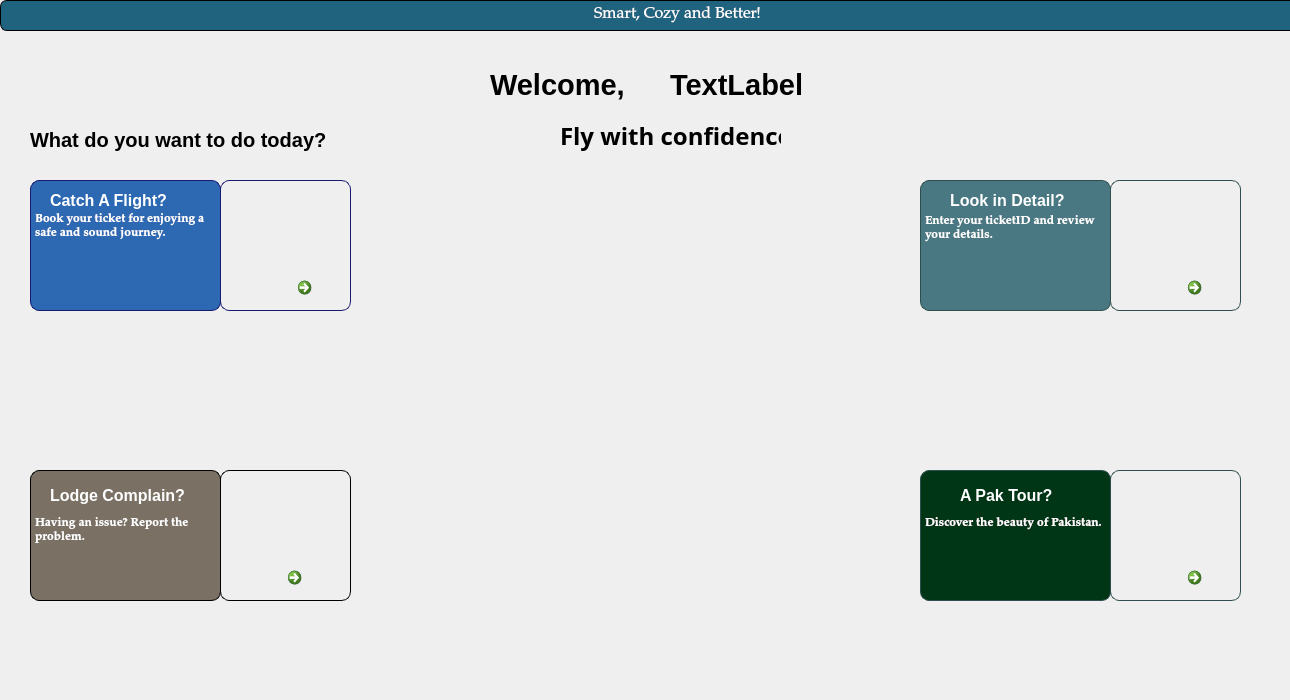
<?xml version="1.0" encoding="UTF-8"?>
<ui version="4.0">
 <class>NewWindow2</class>
 <widget class="QMainWindow" name="NewWindow2">
  <property name="geometry">
   <rect>
    <x>0</x>
    <y>0</y>
    <width>1290</width>
    <height>700</height>
   </rect>
  </property>
  <property name="font">
   <font>
    <family>Segoe UI Historic</family>
   </font>
  </property>
  <property name="windowTitle">
   <string>USER PORTAL</string>
  </property>
  <property name="windowIcon">
   <iconset>
    <normaloff>../../../SAAD COMMUNICATION/Downloads/chrome_hqmSI9koUf (2).png</normaloff>../../../SAAD COMMUNICATION/Downloads/chrome_hqmSI9koUf (2).png</iconset>
  </property>
  <widget class="QWidget" name="centralwidget">
   <widget class="QLabel" name="label_2">
    <property name="geometry">
     <rect>
      <x>670</x>
      <y>60</y>
      <width>191</width>
      <height>50</height>
     </rect>
    </property>
    <property name="font">
     <font>
      <family>Leelawadee UI</family>
      <pointsize>20</pointsize>
      <bold>true</bold>
      <underline>false</underline>
     </font>
    </property>
    <property name="mouseTracking">
     <bool>true</bool>
    </property>
    <property name="styleSheet">
     <string notr="true">color: black
</string>
    </property>
    <property name="text">
     <string>&lt;html&gt;&lt;head/&gt;&lt;body&gt;&lt;p&gt;&lt;span style=&quot; font-size:22pt; font-weight:700;&quot;&gt;TextLabel&lt;/span&gt;&lt;/p&gt;&lt;/body&gt;&lt;/html&gt;</string>
    </property>
   </widget>
   <widget class="QLabel" name="label_4">
    <property name="geometry">
     <rect>
      <x>490</x>
      <y>30</y>
      <width>231</width>
      <height>111</height>
     </rect>
    </property>
    <property name="font">
     <font>
      <family>Leelawadee UI</family>
      <pointsize>22</pointsize>
      <italic>false</italic>
      <bold>false</bold>
     </font>
    </property>
    <property name="styleSheet">
     <string notr="true">color: black</string>
    </property>
    <property name="text">
     <string>&lt;html&gt;&lt;head/&gt;&lt;body&gt;&lt;p&gt;&lt;span style=&quot; font-size:22pt; font-weight:700;&quot;&gt;Welcome,&lt;/span&gt;&lt;/p&gt;&lt;/body&gt;&lt;/html&gt;</string>
    </property>
   </widget>
   <widget class="QCommandLinkButton" name="commandLinkButton">
    <property name="geometry">
     <rect>
      <x>290</x>
      <y>270</y>
      <width>51</width>
      <height>31</height>
     </rect>
    </property>
    <property name="font">
     <font>
      <family>Segoe UI</family>
      <pointsize>11</pointsize>
      <bold>true</bold>
     </font>
    </property>
    <property name="cursor">
     <cursorShape>PointingHandCursor</cursorShape>
    </property>
    <property name="focusPolicy">
     <enum>Qt::NoFocus</enum>
    </property>
    <property name="styleSheet">
     <string notr="true">background-color: rgb(15, 138, 44);
</string>
    </property>
    <property name="text">
     <string/>
    </property>
    <property name="icon">
     <iconset>
      <normaloff>../../../SAAD COMMUNICATION/Downloads/pngfind.com-white-arrow-png-582087.png</normaloff>../../../SAAD COMMUNICATION/Downloads/pngfind.com-white-arrow-png-582087.png</iconset>
    </property>
    <property name="iconSize">
     <size>
      <width>45</width>
      <height>100</height>
     </size>
    </property>
   </widget>
   <widget class="QCommandLinkButton" name="commandLinkButton_2">
    <property name="geometry">
     <rect>
      <x>1180</x>
      <y>270</y>
      <width>51</width>
      <height>31</height>
     </rect>
    </property>
    <property name="font">
     <font>
      <family>Segoe UI</family>
      <pointsize>11</pointsize>
     </font>
    </property>
    <property name="cursor">
     <cursorShape>PointingHandCursor</cursorShape>
    </property>
    <property name="focusPolicy">
     <enum>Qt::NoFocus</enum>
    </property>
    <property name="styleSheet">
     <string notr="true">background-color: rgb(15, 138, 44);
</string>
    </property>
    <property name="text">
     <string/>
    </property>
    <property name="icon">
     <iconset>
      <normaloff>../../../SAAD COMMUNICATION/Downloads/pngfind.com-white-arrow-png-582087.png</normaloff>../../../SAAD COMMUNICATION/Downloads/pngfind.com-white-arrow-png-582087.png</iconset>
    </property>
    <property name="iconSize">
     <size>
      <width>45</width>
      <height>100</height>
     </size>
    </property>
   </widget>
   <widget class="QCommandLinkButton" name="commandLinkButton_3">
    <property name="geometry">
     <rect>
      <x>280</x>
      <y>560</y>
      <width>61</width>
      <height>31</height>
     </rect>
    </property>
    <property name="font">
     <font>
      <family>Segoe UI</family>
      <pointsize>11</pointsize>
     </font>
    </property>
    <property name="cursor">
     <cursorShape>PointingHandCursor</cursorShape>
    </property>
    <property name="styleSheet">
     <string notr="true">background-color: rgb(15, 138, 44);
</string>
    </property>
    <property name="text">
     <string/>
    </property>
    <property name="icon">
     <iconset>
      <normaloff>../../../SAAD COMMUNICATION/Downloads/pngfind.com-white-arrow-png-582087.png</normaloff>../../../SAAD COMMUNICATION/Downloads/pngfind.com-white-arrow-png-582087.png</iconset>
    </property>
    <property name="iconSize">
     <size>
      <width>45</width>
      <height>100</height>
     </size>
    </property>
   </widget>
   <widget class="QLabel" name="label_5">
    <property name="geometry">
     <rect>
      <x>30</x>
      <y>80</y>
      <width>71</width>
      <height>61</height>
     </rect>
    </property>
    <property name="text">
     <string/>
    </property>
    <property name="pixmap">
     <pixmap>../../../SAAD COMMUNICATION/Downloads/Untitled (1).png</pixmap>
    </property>
    <property name="scaledContents">
     <bool>true</bool>
    </property>
   </widget>
   <widget class="QLabel" name="label_6">
    <property name="geometry">
     <rect>
      <x>560</x>
      <y>110</y>
      <width>221</width>
      <height>51</height>
     </rect>
    </property>
    <property name="font">
     <font>
      <family>Brush Script MT</family>
      <pointsize>18</pointsize>
      <bold>true</bold>
     </font>
    </property>
    <property name="styleSheet">
     <string notr="true">color: black
</string>
    </property>
    <property name="text">
     <string>Fly with confidence</string>
    </property>
   </widget>
   <widget class="QLabel" name="label_7">
    <property name="geometry">
     <rect>
      <x>-10</x>
      <y>0</y>
      <width>1291</width>
      <height>631</height>
     </rect>
    </property>
    <property name="text">
     <string/>
    </property>
    <property name="pixmap">
     <pixmap>../../../Pictures/Home/user home back idea.jpg</pixmap>
    </property>
    <property name="scaledContents">
     <bool>true</bool>
    </property>
   </widget>
   <widget class="QLabel" name="label_8">
    <property name="geometry">
     <rect>
      <x>30</x>
      <y>120</y>
      <width>391</width>
      <height>41</height>
     </rect>
    </property>
    <property name="font">
     <font>
      <family>Leelawadee UI</family>
      <pointsize>15</pointsize>
      <italic>false</italic>
      <bold>true</bold>
     </font>
    </property>
    <property name="styleSheet">
     <string notr="true">color: black
</string>
    </property>
    <property name="text">
     <string>&lt;html&gt;&lt;head/&gt;&lt;body&gt;&lt;p&gt;What do you want to do today?&lt;/p&gt;&lt;/body&gt;&lt;/html&gt;</string>
    </property>
   </widget>
   <widget class="QLabel" name="label">
    <property name="geometry">
     <rect>
      <x>50</x>
      <y>185</y>
      <width>141</width>
      <height>31</height>
     </rect>
    </property>
    <property name="font">
     <font>
      <family>Leelawadee UI</family>
      <pointsize>12</pointsize>
      <bold>true</bold>
     </font>
    </property>
    <property name="styleSheet">
     <string notr="true">color: rgb(255, 255, 255);</string>
    </property>
    <property name="text">
     <string>Catch A Flight?</string>
    </property>
   </widget>
   <widget class="QLabel" name="label_9">
    <property name="geometry">
     <rect>
      <x>950</x>
      <y>190</y>
      <width>131</width>
      <height>21</height>
     </rect>
    </property>
    <property name="font">
     <font>
      <family>Leelawadee UI</family>
      <pointsize>12</pointsize>
      <bold>true</bold>
     </font>
    </property>
    <property name="styleSheet">
     <string notr="true">color: rgb(255, 255, 255);</string>
    </property>
    <property name="text">
     <string>Look in Detail?</string>
    </property>
   </widget>
   <widget class="QLabel" name="label_10">
    <property name="geometry">
     <rect>
      <x>0</x>
      <y>0</y>
      <width>1351</width>
      <height>31</height>
     </rect>
    </property>
    <property name="font">
     <font>
      <family>Palatino Linotype</family>
      <pointsize>12</pointsize>
     </font>
    </property>
    <property name="styleSheet">
     <string notr="true">border: 1px solid #000000;
border-radius: 7px;color: rgb(255, 255, 255);
background-color: rgb(67, 40, 228);
background-color: rgb(32, 99, 127);
color: white</string>
    </property>
    <property name="text">
     <string>&lt;html&gt;&lt;head/&gt;&lt;body&gt;&lt;p align=&quot;center&quot;&gt;Smart, Cozy and Better!&lt;/p&gt;&lt;/body&gt;&lt;/html&gt;</string>
    </property>
   </widget>
   <widget class="QTextEdit" name="textEdit">
    <property name="geometry">
     <rect>
      <x>30</x>
      <y>180</y>
      <width>191</width>
      <height>131</height>
     </rect>
    </property>
    <property name="font">
     <font>
      <family>Palatino Linotype</family>
      <pointsize>11</pointsize>
      <bold>false</bold>
     </font>
    </property>
    <property name="styleSheet">
     <string notr="true">background-color: rgb(45, 105, 178);
color: rgb(255, 255, 255);
border: 1px solid #191970;
border-radius: 9px;</string>
    </property>
    <property name="html">
     <string>&lt;!DOCTYPE HTML PUBLIC &quot;-//W3C//DTD HTML 4.0//EN&quot; &quot;http://www.w3.org/TR/REC-html40/strict.dtd&quot;&gt;
&lt;html&gt;&lt;head&gt;&lt;meta name=&quot;qrichtext&quot; content=&quot;1&quot; /&gt;&lt;meta charset=&quot;utf-8&quot; /&gt;&lt;style type=&quot;text/css&quot;&gt;
p, li { white-space: pre-wrap; }
hr { height: 1px; border-width: 0; }
li.unchecked::marker { content: &quot;\2610&quot;; }
li.checked::marker { content: &quot;\2612&quot;; }
&lt;/style&gt;&lt;/head&gt;&lt;body style=&quot; font-family:'Palatino Linotype'; font-size:11pt; font-weight:400; font-style:normal;&quot;&gt;
&lt;p style=&quot;-qt-paragraph-type:empty; margin-top:0px; margin-bottom:0px; margin-left:0px; margin-right:0px; -qt-block-indent:0; text-indent:0px; font-family:'Segoe UI Historic'; font-size:9pt;&quot;&gt;&lt;br /&gt;&lt;/p&gt;
&lt;p style=&quot;-qt-paragraph-type:empty; margin-top:0px; margin-bottom:0px; margin-left:0px; margin-right:0px; -qt-block-indent:0; text-indent:0px; font-family:'Segoe UI Historic'; font-size:9pt; font-weight:700;&quot;&gt;&lt;br /&gt;&lt;/p&gt;
&lt;p style=&quot; margin-top:0px; margin-bottom:0px; margin-left:0px; margin-right:0px; -qt-block-indent:0; text-indent:0px;&quot;&gt;&lt;span style=&quot; font-size:9pt; font-weight:700;&quot;&gt;Book your ticket for enjoying a safe and sound journey.&lt;/span&gt;&lt;/p&gt;&lt;/body&gt;&lt;/html&gt;</string>
    </property>
   </widget>
   <widget class="QLabel" name="label_15">
    <property name="geometry">
     <rect>
      <x>220</x>
      <y>180</y>
      <width>131</width>
      <height>131</height>
     </rect>
    </property>
    <property name="styleSheet">
     <string notr="true">border: 1px solid #191970;
border-radius: 9px;</string>
    </property>
    <property name="text">
     <string/>
    </property>
    <property name="pixmap">
     <pixmap>../../../Pictures/Home/catch flight.jpg</pixmap>
    </property>
    <property name="scaledContents">
     <bool>true</bool>
    </property>
   </widget>
   <widget class="QTextEdit" name="textEdit_2">
    <property name="geometry">
     <rect>
      <x>920</x>
      <y>470</y>
      <width>191</width>
      <height>131</height>
     </rect>
    </property>
    <property name="font">
     <font>
      <family>Palatino Linotype</family>
     </font>
    </property>
    <property name="styleSheet">
     <string notr="true">background-color: rgb(161, 191, 255);
background-color: rgb(0, 53, 22);
color: rgb(255, 255, 255);
border: 1px solid #2F4F4F;
border-radius: 9px;</string>
    </property>
    <property name="html">
     <string>&lt;!DOCTYPE HTML PUBLIC &quot;-//W3C//DTD HTML 4.0//EN&quot; &quot;http://www.w3.org/TR/REC-html40/strict.dtd&quot;&gt;
&lt;html&gt;&lt;head&gt;&lt;meta name=&quot;qrichtext&quot; content=&quot;1&quot; /&gt;&lt;meta charset=&quot;utf-8&quot; /&gt;&lt;style type=&quot;text/css&quot;&gt;
p, li { white-space: pre-wrap; }
hr { height: 1px; border-width: 0; }
li.unchecked::marker { content: &quot;\2610&quot;; }
li.checked::marker { content: &quot;\2612&quot;; }
&lt;/style&gt;&lt;/head&gt;&lt;body style=&quot; font-family:'Palatino Linotype'; font-size:9pt; font-weight:400; font-style:normal;&quot;&gt;
&lt;p style=&quot;-qt-paragraph-type:empty; margin-top:0px; margin-bottom:0px; margin-left:0px; margin-right:0px; -qt-block-indent:0; text-indent:0px; font-family:'Segoe UI Historic';&quot;&gt;&lt;br /&gt;&lt;/p&gt;
&lt;p style=&quot;-qt-paragraph-type:empty; margin-top:0px; margin-bottom:0px; margin-left:0px; margin-right:0px; -qt-block-indent:0; text-indent:0px; font-family:'Segoe UI Historic'; font-weight:700;&quot;&gt;&lt;br /&gt;&lt;/p&gt;
&lt;p style=&quot;-qt-paragraph-type:empty; margin-top:0px; margin-bottom:0px; margin-left:0px; margin-right:0px; -qt-block-indent:0; text-indent:0px; font-family:'Segoe UI Historic'; font-weight:700;&quot;&gt;&lt;br /&gt;&lt;/p&gt;
&lt;p style=&quot; margin-top:0px; margin-bottom:0px; margin-left:0px; margin-right:0px; -qt-block-indent:0; text-indent:0px;&quot;&gt;&lt;span style=&quot; font-weight:700;&quot;&gt;Discover the beauty of Pakistan.&lt;/span&gt;&lt;/p&gt;&lt;/body&gt;&lt;/html&gt;</string>
    </property>
   </widget>
   <widget class="QTextEdit" name="textEdit_3">
    <property name="geometry">
     <rect>
      <x>30</x>
      <y>470</y>
      <width>191</width>
      <height>131</height>
     </rect>
    </property>
    <property name="font">
     <font>
      <family>Palatino Linotype</family>
     </font>
    </property>
    <property name="styleSheet">
     <string notr="true">background-color: rgb(122, 112, 100);
color: rgb(255, 255, 255);
border: 1px solid #000000;
border-radius: 9px;</string>
    </property>
    <property name="html">
     <string>&lt;!DOCTYPE HTML PUBLIC &quot;-//W3C//DTD HTML 4.0//EN&quot; &quot;http://www.w3.org/TR/REC-html40/strict.dtd&quot;&gt;
&lt;html&gt;&lt;head&gt;&lt;meta name=&quot;qrichtext&quot; content=&quot;1&quot; /&gt;&lt;meta charset=&quot;utf-8&quot; /&gt;&lt;style type=&quot;text/css&quot;&gt;
p, li { white-space: pre-wrap; }
hr { height: 1px; border-width: 0; }
li.unchecked::marker { content: &quot;\2610&quot;; }
li.checked::marker { content: &quot;\2612&quot;; }
&lt;/style&gt;&lt;/head&gt;&lt;body style=&quot; font-family:'Palatino Linotype'; font-size:9pt; font-weight:400; font-style:normal;&quot;&gt;
&lt;p style=&quot;-qt-paragraph-type:empty; margin-top:0px; margin-bottom:0px; margin-left:0px; margin-right:0px; -qt-block-indent:0; text-indent:0px; font-family:'Segoe UI Historic';&quot;&gt;&lt;br /&gt;&lt;/p&gt;
&lt;p style=&quot;-qt-paragraph-type:empty; margin-top:0px; margin-bottom:0px; margin-left:0px; margin-right:0px; -qt-block-indent:0; text-indent:0px; font-family:'Segoe UI Historic'; font-weight:700;&quot;&gt;&lt;br /&gt;&lt;/p&gt;
&lt;p style=&quot;-qt-paragraph-type:empty; margin-top:0px; margin-bottom:0px; margin-left:0px; margin-right:0px; -qt-block-indent:0; text-indent:0px; font-family:'Segoe UI Historic'; font-weight:700;&quot;&gt;&lt;br /&gt;&lt;/p&gt;
&lt;p style=&quot; margin-top:0px; margin-bottom:0px; margin-left:0px; margin-right:0px; -qt-block-indent:0; text-indent:0px;&quot;&gt;&lt;span style=&quot; font-weight:700;&quot;&gt;Having an issue? Report the problem.&lt;/span&gt;&lt;/p&gt;&lt;/body&gt;&lt;/html&gt;</string>
    </property>
   </widget>
   <widget class="QTextEdit" name="textEdit_4">
    <property name="geometry">
     <rect>
      <x>920</x>
      <y>180</y>
      <width>191</width>
      <height>131</height>
     </rect>
    </property>
    <property name="font">
     <font>
      <family>Palatino Linotype</family>
     </font>
    </property>
    <property name="styleSheet">
     <string notr="true">background-color: rgb(73, 120, 130);
color: rgb(255, 255, 255);
border: 1px solid #2F4F4F;
border-radius: 9px;</string>
    </property>
    <property name="html">
     <string>&lt;!DOCTYPE HTML PUBLIC &quot;-//W3C//DTD HTML 4.0//EN&quot; &quot;http://www.w3.org/TR/REC-html40/strict.dtd&quot;&gt;
&lt;html&gt;&lt;head&gt;&lt;meta name=&quot;qrichtext&quot; content=&quot;1&quot; /&gt;&lt;meta charset=&quot;utf-8&quot; /&gt;&lt;style type=&quot;text/css&quot;&gt;
p, li { white-space: pre-wrap; }
hr { height: 1px; border-width: 0; }
li.unchecked::marker { content: &quot;\2610&quot;; }
li.checked::marker { content: &quot;\2612&quot;; }
&lt;/style&gt;&lt;/head&gt;&lt;body style=&quot; font-family:'Palatino Linotype'; font-size:9pt; font-weight:400; font-style:normal;&quot;&gt;
&lt;p style=&quot;-qt-paragraph-type:empty; margin-top:0px; margin-bottom:0px; margin-left:0px; margin-right:0px; -qt-block-indent:0; text-indent:0px; font-family:'Segoe UI Historic'; font-size:10pt;&quot;&gt;&lt;br /&gt;&lt;/p&gt;
&lt;p style=&quot;-qt-paragraph-type:empty; margin-top:0px; margin-bottom:0px; margin-left:0px; margin-right:0px; -qt-block-indent:0; text-indent:0px; font-weight:700;&quot;&gt;&lt;br /&gt;&lt;/p&gt;
&lt;p style=&quot; margin-top:0px; margin-bottom:0px; margin-left:0px; margin-right:0px; -qt-block-indent:0; text-indent:0px;&quot;&gt;&lt;span style=&quot; font-weight:700;&quot;&gt;Enter your ticketID and review your details.&lt;/span&gt;&lt;/p&gt;&lt;/body&gt;&lt;/html&gt;</string>
    </property>
   </widget>
   <widget class="QLabel" name="label_3">
    <property name="geometry">
     <rect>
      <x>1110</x>
      <y>180</y>
      <width>131</width>
      <height>131</height>
     </rect>
    </property>
    <property name="styleSheet">
     <string notr="true">border-color: rgb(0, 0, 127);
border: 1px solid #2F4F4F;
border-radius: 9px;</string>
    </property>
    <property name="text">
     <string/>
    </property>
    <property name="pixmap">
     <pixmap>../../../Pictures/Home/look detail.jpg</pixmap>
    </property>
    <property name="scaledContents">
     <bool>true</bool>
    </property>
   </widget>
   <widget class="QLabel" name="label_13">
    <property name="geometry">
     <rect>
      <x>50</x>
      <y>480</y>
      <width>161</width>
      <height>31</height>
     </rect>
    </property>
    <property name="font">
     <font>
      <family>Leelawadee UI</family>
      <pointsize>12</pointsize>
      <bold>true</bold>
     </font>
    </property>
    <property name="styleSheet">
     <string notr="true">color: rgb(255, 255, 255);</string>
    </property>
    <property name="text">
     <string>Lodge Complain?</string>
    </property>
   </widget>
   <widget class="QLabel" name="label_11">
    <property name="geometry">
     <rect>
      <x>220</x>
      <y>470</y>
      <width>131</width>
      <height>131</height>
     </rect>
    </property>
    <property name="styleSheet">
     <string notr="true">border: 1px solid #000000;
border-radius: 9px;</string>
    </property>
    <property name="text">
     <string/>
    </property>
    <property name="pixmap">
     <pixmap>../../../Pictures/Home/complain 2.jpg</pixmap>
    </property>
    <property name="scaledContents">
     <bool>true</bool>
    </property>
   </widget>
   <widget class="QLabel" name="label_14">
    <property name="geometry">
     <rect>
      <x>960</x>
      <y>480</y>
      <width>141</width>
      <height>31</height>
     </rect>
    </property>
    <property name="font">
     <font>
      <family>Leelawadee UI</family>
      <pointsize>12</pointsize>
      <bold>true</bold>
     </font>
    </property>
    <property name="styleSheet">
     <string notr="true">color: rgb(255, 255, 255);</string>
    </property>
    <property name="text">
     <string>A Pak Tour?</string>
    </property>
   </widget>
   <widget class="QCommandLinkButton" name="commandLinkButton_4">
    <property name="geometry">
     <rect>
      <x>1180</x>
      <y>560</y>
      <width>51</width>
      <height>31</height>
     </rect>
    </property>
    <property name="cursor">
     <cursorShape>PointingHandCursor</cursorShape>
    </property>
    <property name="styleSheet">
     <string notr="true">background-color: rgb(15, 138, 44);</string>
    </property>
    <property name="text">
     <string/>
    </property>
    <property name="icon">
     <iconset>
      <normaloff>../../../SAAD COMMUNICATION/Downloads/pngfind.com-white-arrow-png-582087.png</normaloff>../../../SAAD COMMUNICATION/Downloads/pngfind.com-white-arrow-png-582087.png</iconset>
    </property>
    <property name="iconSize">
     <size>
      <width>45</width>
      <height>100</height>
     </size>
    </property>
   </widget>
   <widget class="QLabel" name="label_12">
    <property name="geometry">
     <rect>
      <x>1110</x>
      <y>470</y>
      <width>131</width>
      <height>131</height>
     </rect>
    </property>
    <property name="styleSheet">
     <string notr="true">border: 1px solid #2F4F4F;
border-radius: 9px;</string>
    </property>
    <property name="text">
     <string/>
    </property>
    <property name="pixmap">
     <pixmap>../../../SAAD COMMUNICATION/Downloads/Hunza Valley Tour Diaries 💓.jpeg</pixmap>
    </property>
    <property name="scaledContents">
     <bool>true</bool>
    </property>
   </widget>
   <widget class="QLabel" name="BACKGROUND">
    <property name="geometry">
     <rect>
      <x>0</x>
      <y>0</y>
      <width>1290</width>
      <height>700</height>
     </rect>
    </property>
    <property name="styleSheet">
     <string notr="true">background-image: url(:/bg_images/admin_pic.png);</string>
    </property>
    <property name="text">
     <string/>
    </property>
   </widget>
   <zorder>BACKGROUND</zorder>
   <zorder>label_7</zorder>
   <zorder>label_12</zorder>
   <zorder>label_11</zorder>
   <zorder>label_3</zorder>
   <zorder>textEdit</zorder>
   <zorder>label_4</zorder>
   <zorder>label_5</zorder>
   <zorder>label_6</zorder>
   <zorder>label_8</zorder>
   <zorder>label_10</zorder>
   <zorder>label</zorder>
   <zorder>label_15</zorder>
   <zorder>commandLinkButton</zorder>
   <zorder>textEdit_2</zorder>
   <zorder>textEdit_3</zorder>
   <zorder>textEdit_4</zorder>
   <zorder>label_9</zorder>
   <zorder>commandLinkButton_2</zorder>
   <zorder>label_13</zorder>
   <zorder>commandLinkButton_3</zorder>
   <zorder>label_14</zorder>
   <zorder>commandLinkButton_4</zorder>
   <zorder>label_2</zorder>
  </widget>
 </widget>
 <resources/>
 <connections/>
</ui>
